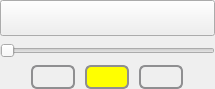
<?xml version="1.0" encoding="UTF-8"?>
<ui version="4.0">
 <class>CVVDOLoaderEmbeddedWidget</class>
 <widget class="QWidget" name="CVVDOLoaderEmbeddedWidget">
  <property name="geometry">
   <rect>
    <x>0</x>
    <y>0</y>
    <width>215</width>
    <height>89</height>
   </rect>
  </property>
  <property name="windowTitle">
   <string>Form</string>
  </property>
  <layout class="QVBoxLayout" name="verticalLayout">
   <property name="spacing">
    <number>7</number>
   </property>
   <property name="sizeConstraint">
    <enum>QLayout::SetDefaultConstraint</enum>
   </property>
   <property name="leftMargin">
    <number>0</number>
   </property>
   <property name="topMargin">
    <number>0</number>
   </property>
   <property name="rightMargin">
    <number>0</number>
   </property>
   <property name="bottomMargin">
    <number>0</number>
   </property>
   <item>
    <widget class="QPushButton" name="mpFilenameButton">
     <property name="sizePolicy">
      <sizepolicy hsizetype="Minimum" vsizetype="Expanding">
       <horstretch>0</horstretch>
       <verstretch>0</verstretch>
      </sizepolicy>
     </property>
     <property name="font">
      <font>
       <pointsize>12</pointsize>
      </font>
     </property>
     <property name="layoutDirection">
      <enum>Qt::LeftToRight</enum>
     </property>
     <property name="text">
      <string/>
     </property>
    </widget>
   </item>
   <item>
    <widget class="QSlider" name="mpSlider">
     <property name="orientation">
      <enum>Qt::Horizontal</enum>
     </property>
    </widget>
   </item>
   <item>
    <layout class="QHBoxLayout" name="horizontalLayout">
     <property name="spacing">
      <number>10</number>
     </property>
     <item>
      <spacer name="leftSpacer">
       <property name="orientation">
        <enum>Qt::Horizontal</enum>
       </property>
       <property name="sizeHint" stdset="0">
        <size>
         <width>40</width>
         <height>20</height>
        </size>
       </property>
      </spacer>
     </item>
     <item>
      <widget class="QPushButton" name="mpBackwardButton">
       <property name="styleSheet">
        <string notr="true">QPushButton {
    border: 2px solid #8f8f91;
    border-radius: 6px;
    background-color: qlineargradient(x1: 0, y1: 0, x2: 0, y2: 1,
                                      stop: 0 #f6f7fa, stop: 1 #dadbde);
    min-width: 40px;
    min-height: 20px;
}

QPushButton:pressed {
    background-color: qlineargradient(x1: 0, y1: 0, x2: 0, y2: 1,
                                      stop: 0 #dadbde, stop: 1 #f6f7fa);
}

QPushButton:flat {
    border: none; /* no border for a flat push button */
}

QPushButton:default {
    border-color: navy; /* make the default button prominent */
}

QPushButton:checked {
    background-color: green
}</string>
       </property>
       <property name="text">
        <string/>
       </property>
       <property name="icon">
        <iconset resource="../../CVDevLibrary/resources/resources.qrc">
         <normaloff>:/icons/tango/32x32/media-skip-backward.png</normaloff>:/icons/tango/32x32/media-skip-backward.png</iconset>
       </property>
      </widget>
     </item>
     <item>
      <widget class="QPushButton" name="mpPlayPauseButton">
       <property name="styleSheet">
        <string notr="true">QPushButton {
    border: 2px solid #8f8f91;
    border-radius: 6px;
    background-color: yellow;
    min-width: 40px;
    min-height: 20px;
}

QPushButton:pressed {
    background-color: qlineargradient(x1: 0, y1: 0, x2: 0, y2: 1,
                                      stop: 0 #dadbde, stop: 1 #f6f7fa);
}

QPushButton:flat {
    border: none; /* no border for a flat push button */
}

QPushButton:default {
    border-color: navy; /* make the default button prominent */
}

QPushButton:checked {
    background-color: green
}</string>
       </property>
       <property name="text">
        <string/>
       </property>
       <property name="icon">
        <iconset resource="../../CVDevLibrary/resources/resources.qrc">
         <normaloff>:/icons/tango/32x32/media-playback-start.png</normaloff>:/icons/tango/32x32/media-playback-start.png</iconset>
       </property>
       <property name="checkable">
        <bool>true</bool>
       </property>
      </widget>
     </item>
     <item>
      <widget class="QPushButton" name="mpForwardButton">
       <property name="styleSheet">
        <string notr="true">QPushButton {
    border: 2px solid #8f8f91;
    border-radius: 6px;
    background-color: qlineargradient(x1: 0, y1: 0, x2: 0, y2: 1,
                                      stop: 0 #f6f7fa, stop: 1 #dadbde);
    min-width: 40px;
    min-height: 20px;
}

QPushButton:pressed {
    background-color: qlineargradient(x1: 0, y1: 0, x2: 0, y2: 1,
                                      stop: 0 #dadbde, stop: 1 #f6f7fa);
}

QPushButton:flat {
    border: none; /* no border for a flat push button */
}

QPushButton:default {
    border-color: navy; /* make the default button prominent */
}

QPushButton:checked {
    background-color: green
}</string>
       </property>
       <property name="text">
        <string/>
       </property>
       <property name="icon">
        <iconset resource="../../CVDevLibrary/resources/resources.qrc">
         <normaloff>:/icons/tango/32x32/media-skip-forward.png</normaloff>:/icons/tango/32x32/media-skip-forward.png</iconset>
       </property>
      </widget>
     </item>
     <item>
      <spacer name="rightSpacer">
       <property name="orientation">
        <enum>Qt::Horizontal</enum>
       </property>
       <property name="sizeHint" stdset="0">
        <size>
         <width>40</width>
         <height>20</height>
        </size>
       </property>
      </spacer>
     </item>
    </layout>
   </item>
  </layout>
 </widget>
 <resources>
  <include location="../../CVDevLibrary/resources/resources.qrc"/>
 </resources>
 <connections/>
</ui>
